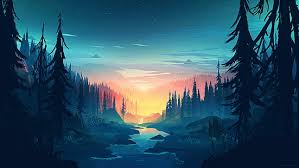
#> input picture A6/view.jpg, 299 x 168 px
$ python a6_scaling.py
#> lines starting #> are read from the running program, lines starting #| are printed output that depends on the picture

#Scaling Transformation
import cv2
import numpy as np

img = cv2.imread('view.jpg')
#> img is the input picture: shape (168, 299, 3); mean B, G, R 97.8, 79.3, 43.1

scaled_img = cv2.resize(img, None, fx=0.6, fy=0.6)
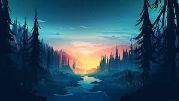
#> scaled_img: shape (101, 179, 3); mean B, G, R 97.7, 79.2, 43

cv2.imshow("Scaled image",scaled_img)
cv2.imwrite("ScaledImage.png",scaled_img)
cv2.waitKey(0)
cv2.destroyAllWindows()
